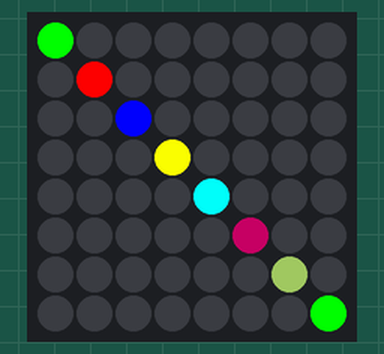
Simulated run of this program. Board: Raspberry Pi (BCM pin numbers) with a Sense HAT. Parts: the Sense HAT's 8×8 RGB LED matrix.

Above: at 0.1 s.

The program:

setpiixel.py
```python
from sense_hat import SenseHat
import sys

sense = SenseHat()
sense.set_imu_config(False, False, False)

def main():
  while True:
    sense.set_pixel(0,0,0,255,0)
    sense.set_pixel(1,1,255,0,0)
    sense.set_pixel(2,2,0,0,255)
    sense.set_pixel(3,3,255,255,0)
    sense.set_pixel(4,4,0,255,255)
    sense.set_pixel(5,5,100,10,50)
    sense.set_pixel(6,6,80,100,50)
    sense.set_pixel(7,7,0,255,0)

try:
    main()
except (KeyboardInterrupt, SystemExit):
    print('Programma sluiten')
finally:
    print('Opkuisen v/d matrix')
    sense.clear()
    sys.exit(0)
```
